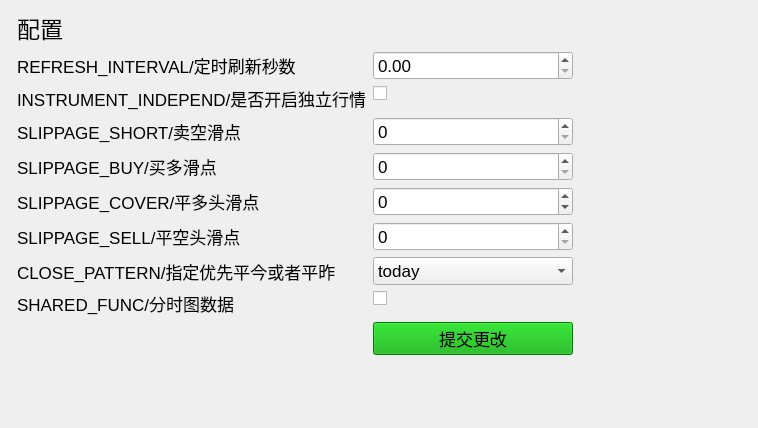
<?xml version="1.0" encoding="UTF-8"?>
<ui version="4.0">
 <class>Config</class>
 <widget class="QWidget" name="Config">
  <property name="geometry">
   <rect>
    <x>0</x>
    <y>0</y>
    <width>758</width>
    <height>428</height>
   </rect>
  </property>
  <property name="font">
   <font>
    <pointsize>13</pointsize>
   </font>
  </property>
  <property name="windowTitle">
   <string>配置</string>
  </property>
  <property name="windowIcon">
   <iconset resource="../resource/mainwindow.qrc">
    <normaloff>:/menu/images/bee_temp_grey.png</normaloff>:/menu/images/bee_temp_grey.png</iconset>
  </property>
  <layout class="QFormLayout" name="formLayout_2">
   <item row="1" column="1">
    <widget class="QLabel" name="label_9">
     <property name="font">
      <font>
       <pointsize>17</pointsize>
      </font>
     </property>
     <property name="text">
      <string>配置</string>
     </property>
    </widget>
   </item>
   <item row="2" column="1">
    <layout class="QFormLayout" name="formLayout">
     <item row="0" column="0">
      <widget class="QLabel" name="label">
       <property name="text">
        <string>REFRESH_INTERVAL/定时刷新秒数</string>
       </property>
      </widget>
     </item>
     <item row="1" column="0">
      <widget class="QLabel" name="label_2">
       <property name="text">
        <string>INSTRUMENT_INDEPEND/是否开启独立行情</string>
       </property>
      </widget>
     </item>
     <item row="2" column="0">
      <widget class="QLabel" name="label_3">
       <property name="text">
        <string>SLIPPAGE_SHORT/卖空滑点</string>
       </property>
      </widget>
     </item>
     <item row="3" column="0">
      <widget class="QLabel" name="label_4">
       <property name="text">
        <string>SLIPPAGE_BUY/买多滑点</string>
       </property>
      </widget>
     </item>
     <item row="4" column="0">
      <widget class="QLabel" name="label_5">
       <property name="text">
        <string>SLIPPAGE_COVER/平多头滑点</string>
       </property>
      </widget>
     </item>
     <item row="5" column="0">
      <widget class="QLabel" name="label_6">
       <property name="text">
        <string>SLIPPAGE_SELL/平空头滑点</string>
       </property>
      </widget>
     </item>
     <item row="6" column="0">
      <widget class="QLabel" name="label_7">
       <property name="text">
        <string>CLOSE_PATTERN/指定优先平今或者平昨</string>
       </property>
      </widget>
     </item>
     <item row="7" column="0">
      <widget class="QLabel" name="label_8">
       <property name="text">
        <string>SHARED_FUNC/分时图数据</string>
       </property>
      </widget>
     </item>
     <item row="8" column="1">
      <widget class="QPushButton" name="pushButton">
       <property name="maximumSize">
        <size>
         <width>200</width>
         <height>16777215</height>
        </size>
       </property>
       <property name="styleSheet">
        <string notr="true">background-color: rgb(0, 170, 0);</string>
       </property>
       <property name="text">
        <string>提交更改</string>
       </property>
       <property name="icon">
        <iconset resource="../resource/mainwindow.qrc">
         <normaloff>:/menu/icon/上传.png</normaloff>:/menu/icon/上传.png</iconset>
       </property>
      </widget>
     </item>
     <item row="1" column="1">
      <widget class="QCheckBox" name="INSTRUMENT_INDEPEND">
       <property name="text">
        <string/>
       </property>
      </widget>
     </item>
     <item row="2" column="1">
      <widget class="QSpinBox" name="SLIPPAGE_SHORT">
       <property name="maximumSize">
        <size>
         <width>200</width>
         <height>16777215</height>
        </size>
       </property>
      </widget>
     </item>
     <item row="3" column="1">
      <widget class="QSpinBox" name="SLIPPAGE_BUY">
       <property name="maximumSize">
        <size>
         <width>200</width>
         <height>16777215</height>
        </size>
       </property>
      </widget>
     </item>
     <item row="4" column="1">
      <widget class="QSpinBox" name="SLIPPAGE_COVER">
       <property name="maximumSize">
        <size>
         <width>200</width>
         <height>16777215</height>
        </size>
       </property>
       <property name="minimum">
        <number>-9999</number>
       </property>
       <property name="maximum">
        <number>99999</number>
       </property>
      </widget>
     </item>
     <item row="5" column="1">
      <widget class="QSpinBox" name="SLIPPAGE_SELL">
       <property name="maximumSize">
        <size>
         <width>200</width>
         <height>16777215</height>
        </size>
       </property>
      </widget>
     </item>
     <item row="6" column="1">
      <widget class="QComboBox" name="CLOSE_PATTERN">
       <property name="maximumSize">
        <size>
         <width>200</width>
         <height>16777215</height>
        </size>
       </property>
       <item>
        <property name="text">
         <string>today</string>
        </property>
       </item>
       <item>
        <property name="text">
         <string>yesterday</string>
        </property>
       </item>
      </widget>
     </item>
     <item row="7" column="1">
      <widget class="QCheckBox" name="SHARED_FUNC">
       <property name="text">
        <string/>
       </property>
      </widget>
     </item>
     <item row="0" column="1">
      <widget class="QDoubleSpinBox" name="REFRESH_INTERVAL">
       <property name="maximumSize">
        <size>
         <width>200</width>
         <height>16777215</height>
        </size>
       </property>
      </widget>
     </item>
    </layout>
   </item>
  </layout>
 </widget>
 <resources>
  <include location="../resource/mainwindow.qrc"/>
 </resources>
 <connections/>
</ui>
